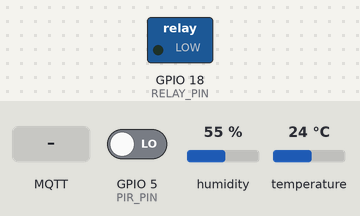
Bench run of a program on a simulated ESP32. On the bench: switched loads named in the program (green lamp = pin HIGH). Inputs (shaded band) come from the test bench; at power-on: GPIO 5 (PIR_PIN) LOW, humidity 55 %, temperature 24 °C. WiFi joins after 1.5 s; servers stay silent unless stated; random numbers use the default seed unless the program sets one; no MQTT or app messages arrive unless stated; what the program prints to the serial monitor is not drawn.

Above: at 2.7 s.
2.8 s: MQTT message "AUTO" arrives on the first subscribed topic
4.3 s: MQTT message "ON" arrives on the first subscribed topic
7.5 s: MQTT message "ON" arrives on the second subscribed topic
At 7.9 s:
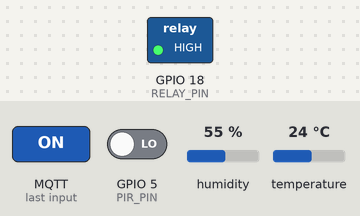
Timing chart, 0 to 10.5 s (numbered marks = the images above; inputs shaded):
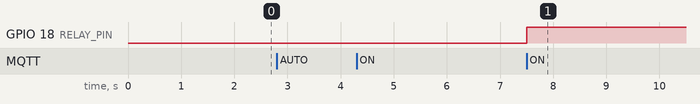

The program:

main.cpp
```cpp
#include <WiFi.h>
#include <PubSubClient.h>
#include <DHT.h>

// ====== PENGATURAN ======
const char* ID        = "acpintar-StevenKukilo";   // GANTI dengan kode unik kamu (sama dengan di dashboard)
const char* WIFI_SSID = "Wokwi-GUEST";
const char* MQTT_HOST = "broker.hivemq.com";

#define DHT_PIN   4
#define PIR_PIN   5
#define RELAY_PIN 18
const int RELAY_ON = HIGH, RELAY_OFF = LOW;   // jika relay terbalik, tukar nilainya
const unsigned long EMPTY_TIMEOUT = 20000;    // 20 detik tanpa gerakan = ruangan kosong (demo)

// ====== VARIABEL ======
WiFiClient net;
PubSubClient mqtt(net);
DHT dht(DHT_PIN, DHT22);

float setpoint = 25, suhu = NAN, lembap = NAN;
bool autoMode = true, acOn = false, ada = false;
unsigned long lastMotion, lastRead = 0, onSec = 0, savedSec = 0;

String T(const char* k) { return String(ID) + "/" + k; }

void pub(const char* k, String v) { mqtt.publish(T(k).c_str(), v.c_str(), true); }

void publishAll(bool occupied) {
  pub("suhu", String(suhu, 1));
  pub("lembap", String(lembap, 0));
  pub("orang", occupied ? "1" : "0");
  pub("ac", acOn ? "ON" : "OFF");
  pub("mode", autoMode ? "AUTO" : "MANUAL");
  pub("setpoint", String(setpoint, 0));
  pub("aktif", String(onSec));
  pub("hemat", String(savedSec));
}

void setAC(bool on) {
  acOn = on;
  digitalWrite(RELAY_PIN, on ? RELAY_ON : RELAY_OFF);
}

void onMessage(char* topic, byte* p, unsigned int len) {
  String msg;
  for (unsigned int i = 0; i < len; i++) msg += (char)p[i];
  msg.trim();
  String t = topic;
  if (t == T("mode")) autoMode = (msg == "AUTO");
  else if (t == T("cmd") && !autoMode) setAC(msg == "ON");
  else if (t == T("setpoint")) setpoint = constrain(msg.toFloat(), 18, 30);
  Serial.println(t + " = " + msg);
}

void connectMqtt() {
  while (!mqtt.connected()) {
    String cid = String(ID) + "-esp-" + String(random(0xffff), HEX);
    if (mqtt.connect(cid.c_str())) {
      mqtt.subscribe(T("mode").c_str());
      mqtt.subscribe(T("cmd").c_str());
      mqtt.subscribe(T("setpoint").c_str());
      Serial.println("MQTT terhubung");
    } else {
      delay(2000);
    }
  }
}

void setup() {
  Serial.begin(115200);
  pinMode(PIR_PIN, INPUT);
  pinMode(RELAY_PIN, OUTPUT);
  setAC(false);
  dht.begin();
  lastMotion = millis() - EMPTY_TIMEOUT;   // awal: ruangan dianggap kosong

  WiFi.begin(WIFI_SSID, "", 6);
  Serial.print("Menghubungkan WiFi");
  while (WiFi.status() != WL_CONNECTED) { delay(300); Serial.print("."); }
  Serial.println(" OK");

  mqtt.setServer(MQTT_HOST, 1883);
  mqtt.setCallback(onMessage);
}

void loop() {
  if (!mqtt.connected()) connectMqtt();
  mqtt.loop();

  unsigned long now = millis();
  if (digitalRead(PIR_PIN)) lastMotion = now;
  bool occupied = (now - lastMotion) < EMPTY_TIMEOUT;

  if (now - lastRead >= 2000) {
    lastRead = now;
    float t = dht.readTemperature(), h = dht.readHumidity();
    if (!isnan(t)) { suhu = t; lembap = h; }

    if (autoMode && !isnan(suhu)) {
      if (occupied && suhu >= setpoint) setAC(true);
      else if (!occupied || suhu <= setpoint - 1) setAC(false);
      // hitung waktu AC "seharusnya nyala" tapi ruangan kosong = energi dihemat
      if (!occupied && suhu >= setpoint) savedSec += 2;
    }
    if (acOn) onSec += 2;

    publishAll(occupied);
    Serial.printf("Suhu %.1f C | Lembap %.0f%% | Orang %d | AC %s | %s\n",
                  suhu, lembap, occupied, acOn ? "ON" : "OFF", autoMode ? "AUTO" : "MANUAL");
  }
}
```

Measured:
- after the input at 2.8 s, every drawn part: stays the same
- after the input at 4.3 s, every drawn part: stays the same
- after the input at 7.5 s, GPIO 18 (RELAY_PIN): LOW → HIGH at once
